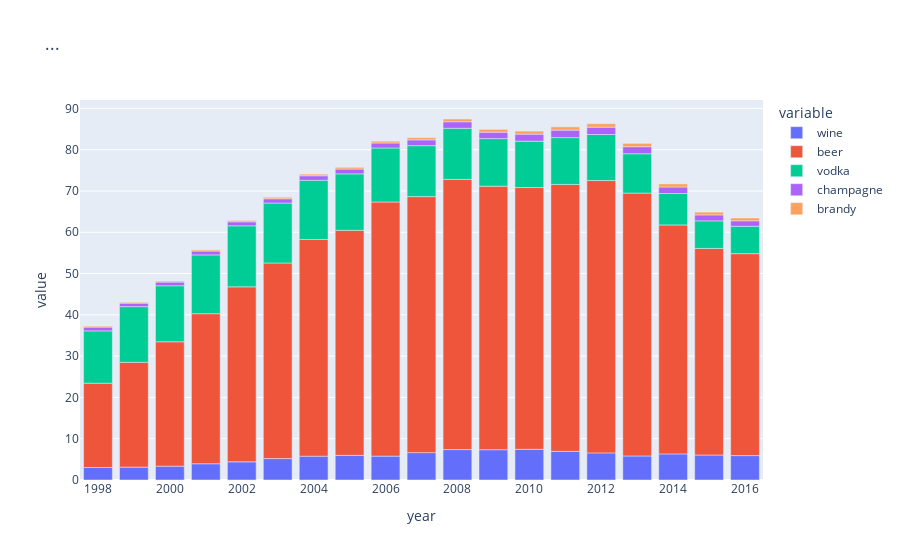

Source (notebook cell):
### Code cell
fig = px.bar(df_data, x=df_data.index, y=drink_cat, 
             title="...")
fig.show()

### Figure 1 — Plotly figure (JSON) as saved in the notebook; plotly's stock layout.template omitted (floating-point values rounded to 4 significant figures)
{"data": [{"alignmentgroup": "True", "hovertemplate": "variable=wine<br>year=%{x}<br>value=%{y}<extra></extra>", "legendgroup": "wine", "marker": {"color": "#636efa", "pattern": {"shape": ""}}, "name": "wine", "offsetgroup": "wine", "orientation": "v", "showlegend": true, "textposition": "auto", "type": "bar", "x": [1998, 1999, 2000, 2001, 2002, 2003, 2004, 2005, 2006, 2007, 2008, 2009, 2010, 2011, 2012, 2013, 2014, 2015, 2016], "xaxis": "x", "y": [3.03, 3.121, 3.343, 3.938, 4.402, 5.184, 5.768, 5.971, 5.789, 6.626, 7.365, 7.337, 7.435, 6.939, 6.567, 5.825, 6.319, 6.053, 5.91], "yaxis": "y"}, {"alignmentgroup": "True", "hovertemplate": "variable=beer<br>year=%{x}<br>value=%{y}<extra></extra>", "legendgroup": "beer", "marker": {"color": "#EF553B", "pattern": {"shape": ""}}, "name": "beer", "offsetgroup": "beer", "orientation": "v", "showlegend": true, "textposition": "auto", "type": "bar", "x": [1998, 1999, 2000, 2001, 2002, 2003, 2004, 2005, 2006, 2007, 2008, 2009, 2010, 2011, 2012, 2013, 2014, 2015, 2016], "xaxis": "x", "y": [20.42, 25.4, 30.13, 36.34, 42.38, 47.37, 52.49, 54.5, 61.54, 62.01, 65.45, 63.82, 63.39, 64.64, 65.96, 63.67, 55.46, 50.04, 48.91], "yaxis": "y"}, {"alignmentgroup": "True", "hovertemplate": "variable=vodka<br>year=%{x}<br>value=%{y}<extra></extra>", "legendgroup": "vodka", "marker": {"color": "#00cc96", "pattern": {"shape": ""}}, "name": "vodka", "offsetgroup": "vodka", "orientation": "v", "showlegend": true, "textposition": "auto", "type": "bar", "x": [1998, 1999, 2000, 2001, 2002, 2003, 2004, 2005, 2006, 2007, 2008, 2009, 2010, 2011, 2012, 2013, 2014, 2015, 2016], "xaxis": "x", "y": [12.67, 13.47, 13.57, 14.24, 14.79, 14.52, 14.33, 13.67, 13.09, 12.34, 12.38, 11.53, 11.24, 11.34, 11.14, 9.528, 7.606, 6.667, 6.625], "yaxis": "y"}, {"alignmentgroup": "True", "hovertemplate": "variable=champagne<br>year=%{x}<br>value=%{y}<extra></extra>", "legendgroup": "champagne", "marker": {"color": "#ab63fa", "pattern": {"shape": ""}}, "name": "champagne", "offsetgroup": "champagne", "orientation": "v", "showlegend": true, "textposition": "auto", "type": "bar", "x": [1998, 1999, 2000, 2001, 2002, 2003, 2004, 2005, 2006, 2007, 2008, 2009, 2010, 2011, 2012, 2013, 2014, 2015, 2016], "xaxis": "x", "y": [0.9136, 0.8469, 0.8926, 0.9317, 0.9671, 1.035, 1.094, 1.172, 1.217, 1.406, 1.57, 1.548, 1.696, 1.818, 1.783, 1.706, 1.584, 1.44, 1.335], "yaxis": "y"}, {"alignmentgroup": "True", "hovertemplate": "variable=brandy<br>year=%{x}<br>value=%{y}<extra></extra>", "legendgroup": "brandy", "marker": {"color": "#FFA15A", "pattern": {"shape": ""}}, "name": "brandy", "offsetgroup": "brandy", "orientation": "v", "showlegend": true, "textposition": "auto", "type": "bar", "x": [1998, 1999, 2000, 2001, 2002, 2003, 2004, 2005, 2006, 2007, 2008, 2009, 2010, 2011, 2012, 2013, 2014, 2015, 2016], "xaxis": "x", "y": [0.2289, 0.2109, 0.2337, 0.2756, 0.3207, 0.3634, 0.3927, 0.4111, 0.437, 0.5346, 0.6704, 0.6827, 0.7346, 0.7873, 0.8284, 0.8025, 0.747, 0.6771, 0.6711], "yaxis": "y"}], "layout": {"barmode": "relative", "legend": {"title": {"text": "variable"}, "tracegroupgap": 0}, "title": {"text": "..."}, "xaxis": {"anchor": "y", "domain": [0, 1], "title": {"text": "year"}}, "yaxis": {"anchor": "x", "domain": [0, 1], "title": {"text": "value"}}}}
